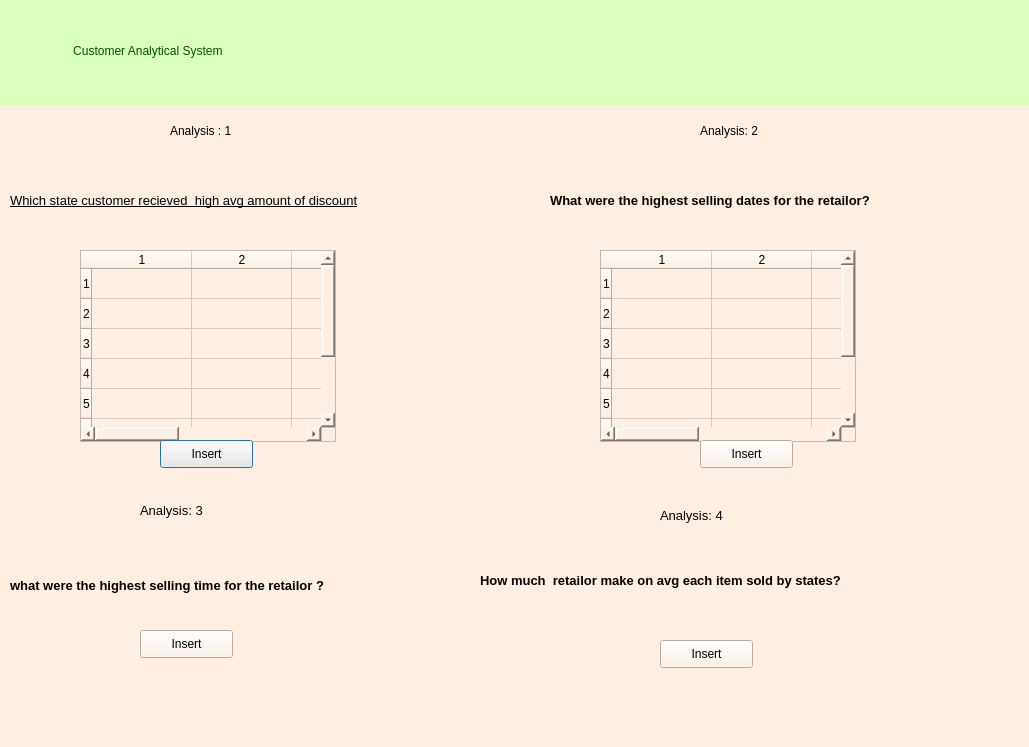
<?xml version="1.0" encoding="UTF-8"?>
<ui version="4.0">
 <class>Dialog</class>
 <widget class="QDialog" name="Dialog">
  <property name="geometry">
   <rect>
    <x>0</x>
    <y>0</y>
    <width>1029</width>
    <height>747</height>
   </rect>
  </property>
  <property name="windowTitle">
   <string>Dialog</string>
  </property>
  <property name="styleSheet">
   <string notr="true">background-color: rgb(255, 239, 226);</string>
  </property>
  <widget class="QTableWidget" name="tableWidget">
   <property name="geometry">
    <rect>
     <x>80</x>
     <y>250</y>
     <width>256</width>
     <height>192</height>
    </rect>
   </property>
   <property name="rowCount">
    <number>8</number>
   </property>
   <property name="columnCount">
    <number>5</number>
   </property>
   <row/>
   <row/>
   <row/>
   <row/>
   <row/>
   <row/>
   <row/>
   <row/>
   <column/>
   <column/>
   <column/>
   <column/>
   <column/>
  </widget>
  <widget class="QPushButton" name="pushButton">
   <property name="geometry">
    <rect>
     <x>160</x>
     <y>440</y>
     <width>93</width>
     <height>28</height>
    </rect>
   </property>
   <property name="text">
    <string>Insert</string>
   </property>
  </widget>
  <widget class="QTableWidget" name="tableWidget_2">
   <property name="geometry">
    <rect>
     <x>600</x>
     <y>250</y>
     <width>256</width>
     <height>192</height>
    </rect>
   </property>
   <property name="rowCount">
    <number>8</number>
   </property>
   <property name="columnCount">
    <number>5</number>
   </property>
   <row/>
   <row/>
   <row/>
   <row/>
   <row/>
   <row/>
   <row/>
   <row/>
   <column/>
   <column/>
   <column/>
   <column/>
   <column/>
  </widget>
  <widget class="QPushButton" name="pushButton_2">
   <property name="geometry">
    <rect>
     <x>700</x>
     <y>440</y>
     <width>93</width>
     <height>28</height>
    </rect>
   </property>
   <property name="text">
    <string>Insert</string>
   </property>
  </widget>
  <widget class="QLabel" name="label">
   <property name="geometry">
    <rect>
     <x>0</x>
     <y>-5</y>
     <width>1031</width>
     <height>111</height>
    </rect>
   </property>
   <property name="styleSheet">
    <string notr="true">font: 75 22pt &quot;MS Shell Dlg 2&quot;;
background-color: rgb(219, 255, 188);
color: rgb(0, 85, 0);</string>
   </property>
   <property name="text">
    <string>                      Customer Analytical System</string>
   </property>
  </widget>
  <widget class="QLabel" name="label_2">
   <property name="geometry">
    <rect>
     <x>10</x>
     <y>170</y>
     <width>461</width>
     <height>61</height>
    </rect>
   </property>
   <property name="font">
    <font>
     <family>MS Shell Dlg 2</family>
     <pointsize>10</pointsize>
     <weight>50</weight>
     <italic>false</italic>
     <bold>false</bold>
     <underline>true</underline>
    </font>
   </property>
   <property name="styleSheet">
    <string notr="true">font: 10pt &quot;MS Shell Dlg 2&quot;;
text-decoration: underline;</string>
   </property>
   <property name="text">
    <string>Which state customer recieved  high avg amount of discount</string>
   </property>
  </widget>
  <widget class="QLabel" name="label_3">
   <property name="geometry">
    <rect>
     <x>170</x>
     <y>120</y>
     <width>161</width>
     <height>21</height>
    </rect>
   </property>
   <property name="styleSheet">
    <string notr="true">font: 75 10pt &quot;MS Shell Dlg 2&quot;;</string>
   </property>
   <property name="text">
    <string>Analysis : 1</string>
   </property>
  </widget>
  <widget class="QLabel" name="label_4">
   <property name="geometry">
    <rect>
     <x>700</x>
     <y>110</y>
     <width>131</width>
     <height>41</height>
    </rect>
   </property>
   <property name="styleSheet">
    <string notr="true">font: 75 10pt &quot;MS Shell Dlg 2&quot;;</string>
   </property>
   <property name="text">
    <string>Analysis: 2</string>
   </property>
  </widget>
  <widget class="QLabel" name="label_5">
   <property name="geometry">
    <rect>
     <x>140</x>
     <y>495</y>
     <width>111</width>
     <height>31</height>
    </rect>
   </property>
   <property name="font">
    <font>
     <family>MS Shell Dlg 2</family>
     <pointsize>10</pointsize>
     <weight>9</weight>
     <italic>false</italic>
     <bold>false</bold>
    </font>
   </property>
   <property name="styleSheet">
    <string notr="true">font: 75 10pt &quot;MS Shell Dlg 2&quot;;</string>
   </property>
   <property name="text">
    <string>Analysis: 3</string>
   </property>
  </widget>
  <widget class="QLabel" name="label_6">
   <property name="geometry">
    <rect>
     <x>660</x>
     <y>505</y>
     <width>91</width>
     <height>21</height>
    </rect>
   </property>
   <property name="font">
    <font>
     <family>MS Shell Dlg 2</family>
     <pointsize>10</pointsize>
     <weight>50</weight>
     <italic>false</italic>
     <bold>false</bold>
    </font>
   </property>
   <property name="styleSheet">
    <string notr="true">font: 10pt &quot;MS Shell Dlg 2&quot;;</string>
   </property>
   <property name="text">
    <string>Analysis: 4</string>
   </property>
  </widget>
  <widget class="QPushButton" name="pushButton_3">
   <property name="geometry">
    <rect>
     <x>140</x>
     <y>630</y>
     <width>93</width>
     <height>28</height>
    </rect>
   </property>
   <property name="text">
    <string>Insert</string>
   </property>
  </widget>
  <widget class="QPushButton" name="pushButton_4">
   <property name="geometry">
    <rect>
     <x>660</x>
     <y>640</y>
     <width>93</width>
     <height>28</height>
    </rect>
   </property>
   <property name="text">
    <string>Insert</string>
   </property>
  </widget>
  <widget class="QLabel" name="label_7">
   <property name="geometry">
    <rect>
     <x>550</x>
     <y>180</y>
     <width>511</width>
     <height>41</height>
    </rect>
   </property>
   <property name="font">
    <font>
     <pointsize>10</pointsize>
     <weight>75</weight>
     <bold>true</bold>
    </font>
   </property>
   <property name="text">
    <string>What were the highest selling dates for the retailor?</string>
   </property>
  </widget>
  <widget class="QLabel" name="label_8">
   <property name="geometry">
    <rect>
     <x>480</x>
     <y>540</y>
     <width>511</width>
     <height>81</height>
    </rect>
   </property>
   <property name="font">
    <font>
     <pointsize>10</pointsize>
     <weight>75</weight>
     <bold>true</bold>
    </font>
   </property>
   <property name="text">
    <string>How much  retailor make on avg each item sold by states?</string>
   </property>
  </widget>
  <widget class="QLabel" name="label_9">
   <property name="geometry">
    <rect>
     <x>10</x>
     <y>550</y>
     <width>451</width>
     <height>71</height>
    </rect>
   </property>
   <property name="font">
    <font>
     <pointsize>10</pointsize>
     <weight>75</weight>
     <bold>true</bold>
    </font>
   </property>
   <property name="text">
    <string>what were the highest selling time for the retailor ?</string>
   </property>
  </widget>
 </widget>
 <resources/>
 <connections/>
</ui>
